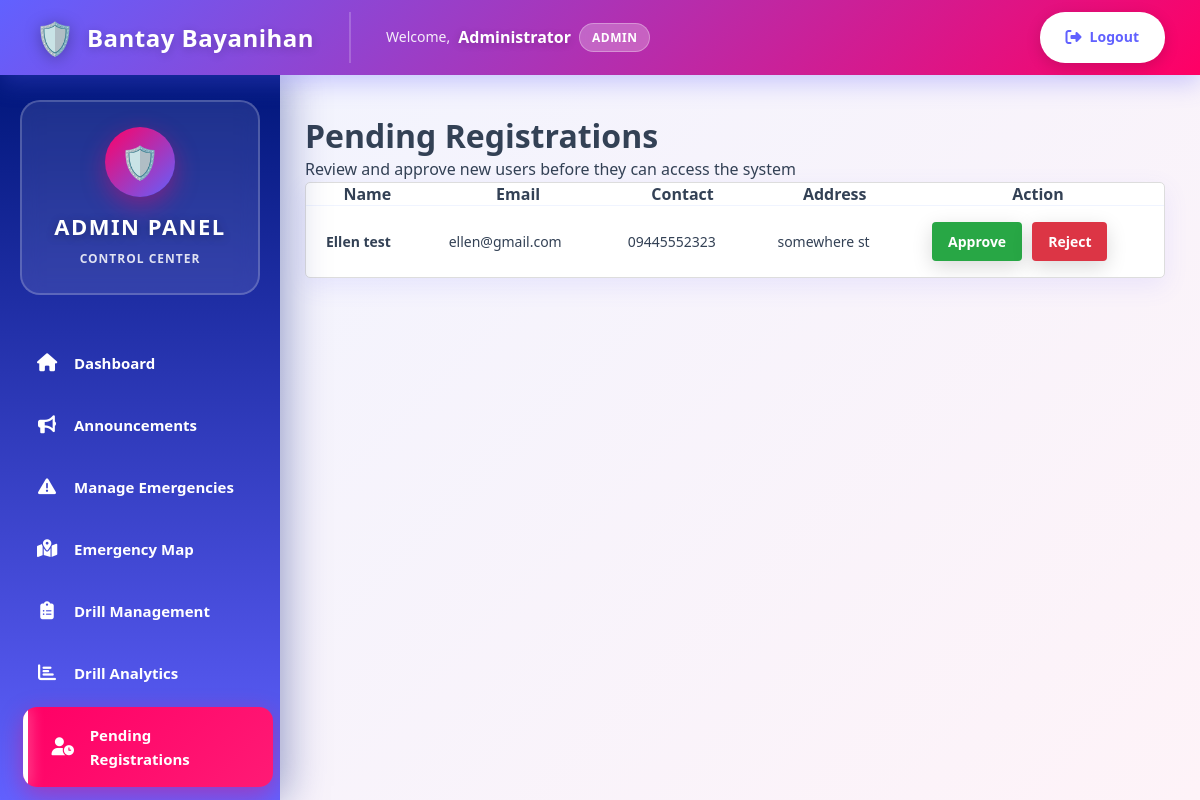
Page /admin/pending-registrations.php (signed in) on the committed database.
### tables this page shows
CREATE TABLE `users` (
  `id` int(11) NOT NULL,
  `name` varchar(100) NOT NULL,
  `email` varchar(100) NOT NULL,
  `password` varchar(255) NOT NULL,
  `role` enum('admin','responder','resident') DEFAULT 'resident',
  `contact` varchar(20) DEFAULT NULL,
  `address` text DEFAULT NULL,
  `barangay` varchar(255) DEFAULT NULL,
  `id_photo` varchar(255) DEFAULT NULL,
  `is_approved` tinyint(1) DEFAULT 0,
  `created_at` timestamp NOT NULL DEFAULT current_timestamp()
);

### admin/pending-registrations.php (the view, shortened to what this page needs)
<?php
require '../db_connect.php';
include '../includes/header.php';
?>
<!DOCTYPE html>
<html lang="en">
<head>
    <link rel="stylesheet" href="https://cdnjs.cloudflare.com/ajax/libs/font-awesome/6.5.0/css/all.min.css">
    <link rel="stylesheet" href="../assets/css/design-system.css">
    <link rel="stylesheet" href="../assets/css/admin.css">
</head>
<body>
<?php include 'sidebar.php'; ?>
<div class="main-content">
    <h1>Pending Registrations</h1>
    <p class="subtitle">Review and approve new users before they can access the system</p>
    <?php
    $stmt = $pdo->query("SELECT * FROM users WHERE role IN ('resident','responder') AND is_approved=0 ORDER BY created_at DESC");
    if($stmt->rowCount() == 0): ?>
        <div class="empty-state">
            <i class="fas fa-check-circle"></i><br><br>
            <strong>No pending registrations</strong><br>
            <small>All new accounts have been reviewed.</small>
        </div>
    <?php else: ?>
        <div class="table-container">
            <table>
                <tr>
                    <th>Name</th>
                    <th>Email</th>
                    <th>Contact</th>
                    <th>Address</th>
                    <th>Action</th>
                </tr>
                <?php while($row = $stmt->fetch()): ?>
                <tr>
                    <td><strong><?=htmlspecialchars($row['name'])?></strong></td>
                    <td><?=htmlspecialchars($row['email'])?></td>
                    <td><?=htmlspecialchars($row['contact'] ?? '—')?></td>
                    <td><?=htmlspecialchars($row['address'] ?? '—')?></td>
                    <td>
                        <div class="action-buttons">
                        <a href="?approve=<?=$row['id']?>" class="btn btn-approve"
                           onclick="return confirm('Approve this user?')">Approve</a>
                        <a href="?reject=<?=$row['id']?>" class="btn btn-reject"
                           onclick="return confirm('PERMANENTLY delete this registration?')">Reject</a>
                        </div>
                    </td>
                </tr>
                <?php endwhile; ?>
            </table>
        </div>
    <?php endif; ?>
</div>
</body>
</html>

### assets/css/design-system.css (style rules this page uses)
:root { --pink: #ff0065; --purple: #6161ff; --navy: #00167a; --gradient-primary: linear-gradient(135deg, #6161ff, #ff0065); --gradient-secondary: linear-gradient(135deg, #00167a, #6161ff); --gradient-accent: linear-gradient(135deg, #ff0065, #ff1a75); --white: #ffffff; --gray-50: #f8f9ff; --gray-100: #f0f4ff; --gray-200: #e2e8f0; --gray-300: #cbd5e1; --gray-400: #94a3b8; --gray-500: #64748b; --gray-600: #475569; --gray-700: #334155; --gray-800: #1e293b; --gray-900: #0f172a; --success: #10b981; --warning: #f59e0b; --error: #ef4444; --info: #3b82f6; --shadow-sm: 0 2px 8px rgba(97, 97, 255, 0.08); --shadow-md: 0 8px 25px rgba(97, 97, 255, 0.12); --shadow-lg: 0 15px 50px rgba(0, 22, 122, 0.15); --shadow-xl: 0 25px 80px rgba(0, 22, 122, 0.25); --radius-sm: 8px; --radius-md: 12px; --radius-lg: 16px; --radius-xl: 20px; --radius-2xl: 24px; --radius-full: 50px; --space-xs: 8px; --space-sm: 12px; --space-md: 16px; --space-lg: 24px; --space-xl: 32px; --space-2xl: 48px; }
* { margin: 0; padding: 0; box-sizing: border-box; }
body { font-family: -apple-system, BlinkMacSystemFont, 'Segoe UI', Roboto, 'Helvetica Neue', Arial, sans-serif; background: var(--gray-50); color: var(--gray-700); line-height: 1.6; }
h1, h2, h3, h4, h5, h6 { font-weight: 800; line-height: 1.3; }
.main-content { padding: 40px 35px; }
.btn { display: inline-block; padding: 14px 28px; border-radius: 12px; border: none; font-weight: 800; font-size: 15px; cursor: pointer; transition: all 0.3s ease; text-decoration: none; font-family: inherit; }
.table-container { background: white; border-radius: 16px; overflow: hidden; box-shadow: 0 8px 25px rgba(97, 97, 255, 0.1); margin-bottom: 25px; }
table { width: 100%; border-collapse: collapse; }
tbody tr { border-bottom: 1px solid var(--gray-100); transition: all 0.2s ease; }
tbody td { padding: 16px 20px; color: var(--gray-700); font-size: 14px; }
tbody tr:last-child { border-bottom: none; }
@media (min-width: 992px) { .main-content { margin-left: 280px; } }

### assets/css/admin.css (style rules this page uses)
:root { --pink: #ff0065; --purple: #6161ff; --navy: #00167a; --gradient-primary: linear-gradient(135deg, #6161ff, #ff0065); --gradient-secondary: linear-gradient(135deg, #00167a, #6161ff); }
body { font-family: 'Segoe UI', Arial, sans-serif; background: linear-gradient(135deg, #f0f4ff 0%, #fef3f8 100%); margin: 0; }
.main-content { margin-left: 270px; padding: 40px 35px; min-height: calc(100vh - 75px); transition: margin-left 0.3s ease; }
.btn { display: inline-flex; align-items: center; gap: 10px; padding: 14px 28px; font-size: 15px; font-weight: 800; border: none; border-radius: 12px; cursor: pointer; transition: all 0.3s ease; text-decoration: none; color: white; box-shadow: 0 6px 20px rgba(0, 0, 0, 0.15); }

### includes/header.php (style rules this page uses)
:root { --pink: #ff0065; --purple: #6161ff; --navy: #00167a; --gradient-primary: linear-gradient(135deg, #6161ff, #ff0065); --gradient-secondary: linear-gradient(135deg, #00167a, #6161ff); }

### admin/pending-registrations.php (style rules this page uses)
.table-container { max-height: 400px; overflow-y: auto; border: 1px solid #ddd; border-radius: 5px; }
.action-buttons { display: flex; gap: 10px; }
.action-buttons .btn { padding: 10px 16px; border: none; border-radius: 4px; cursor: pointer; text-decoration: none; font-size: 14px; font-weight: 600; transition: all 0.3s ease; display: inline-block; }
.action-buttons .btn-approve { background-color: #28a745; color: #fff; }
.action-buttons .btn-reject { background-color: #dc3545; color: #fff; }

### rows in the picture
users: name "Ellen test", email "ellen@gmail.com", contact "09445552323", address "somewhere st"

### other values in the picture
$_SESSION['name'] "Administrator"
$_SESSION['role'] "ADMIN"
